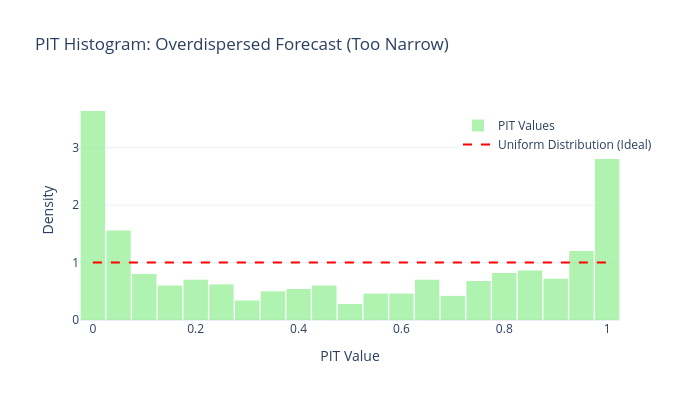

Notebook code cell kept with this figure:
### Code cell
# --- Scenario 3: Overdispersed Forecast (PIT too peaked) ---
print("--- Scenario 3: Overdispersed Forecast (Too Narrow) ---")
# Forecast is too narrow, e.g., predicts N(0, 0.5) when true is N(0, 1) for a fixed mu=0
forecast_std_overdispersed = 0.5  # Forecast is narrower than true
fixed_forecast_cdf_over = norm(loc=0, scale=forecast_std_overdispersed).cdf
observed_ys_for_fixed_true = norm.rvs(loc=0, scale=true_std, size=num_samples)

pit_values_over = [fixed_forecast_cdf_over(y) for y in observed_ys_for_fixed_true]

import plotly.graph_objs as go

# Create histogram trace for PIT values (Overdispersed)
hist_over = go.Histogram(
    x=pit_values_over,
    nbinsx=30,
    histnorm="probability density",
    marker=dict(color="lightgreen"),
    opacity=0.7,
    name="PIT Values",
)

# Uniform reference line
uniform_line = go.Scatter(
    x=[0, 1],
    y=[1, 1],
    mode="lines",
    line=dict(color="red", dash="dash"),
    name="Uniform Distribution (Ideal)",
)

# Compose figure
fig = go.Figure(data=[hist_over, uniform_line])

fig.update_layout(
    title="PIT Histogram: Overdispersed Forecast (Too Narrow)",
    xaxis_title="PIT Value",
    yaxis_title="Density",
    template="plotly_white",
    legend=dict(x=0.7, y=0.95),
    height=400,
    width=700,
    bargap=0.05,
    showlegend=True,
)

fig.show()

print(f"  Mean PIT (Overdispersed): {np.mean(pit_values_over):.3f}")
print(
    f"  Variance PIT (Overdispersed): {np.var(pit_values_over):.3f} (Should be < 1/12, PIT is peaked)\n"
)

### Figure 1 — Plotly figure (JSON) as saved in the notebook; plotly's stock layout.template omitted (floating-point values rounded to 4 significant figures; data arrays with more than 128 entries replaced by an {"elided": "..."} marker saying what was removed)
{"data": [{"histnorm": "probability density", "marker": {"color": "lightgreen"}, "name": "PIT Values", "nbinsx": 30, "opacity": 0.7, "type": "histogram", "x": {"elided": "1000 float values"}}, {"line": {"color": "red", "dash": "dash"}, "mode": "lines", "name": "Uniform Distribution (Ideal)", "type": "scatter", "x": [0, 1], "y": [1, 1]}], "layout": {"bargap": 0.05, "height": 400, "legend": {"x": 0.7, "y": 0.95}, "showlegend": true, "title": {"text": "PIT Histogram: Overdispersed Forecast (Too Narrow)"}, "width": 700, "xaxis": {"title": {"text": "PIT Value"}}, "yaxis": {"title": {"text": "Density"}}}}
